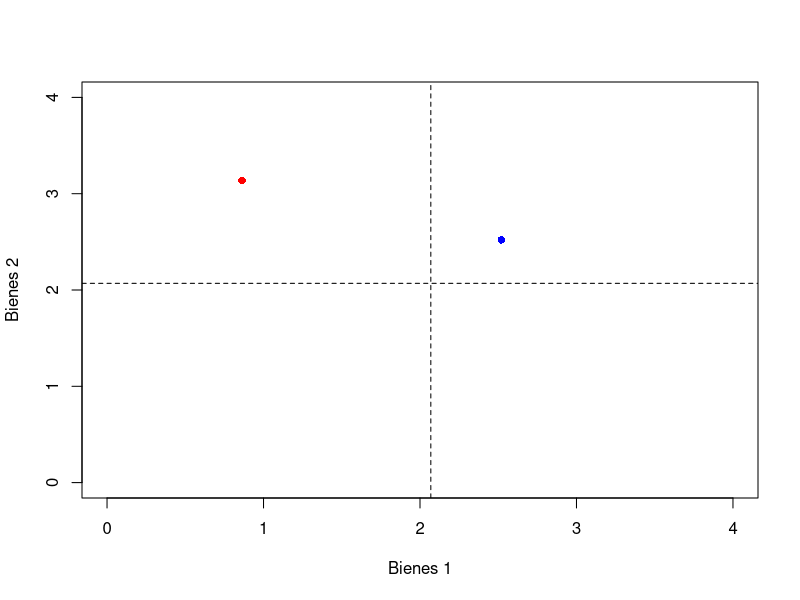
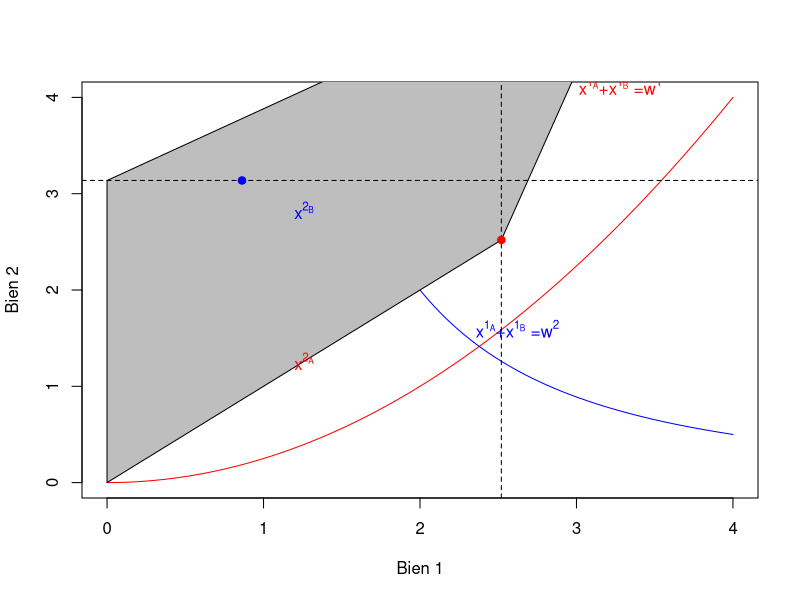

Write the R code that produced these figures, in order.
library(graphics)

# Definir la utilidad de cada agente
u_A <- function(x1, x2) {min(x1, x2)}
u_B <- function(x1, x2) {sqrt(x1) * sqrt(x2)}


# Definir las dotaciones iniciales
w_A <- c(3, 1)
w_B <- c(1, 3)

# Función de demanda marshalliana para el agente A
x1_A <- function(p1, p2, M) {(M/p1)^(2/3)}

# Función de demanda marshalliana para el agente B
x1_B <- function(p1, p2, M) {(M/p1)^(1/4) * (p2/p1)^(3/4)}

# Encontrar el precio relativo de equilibrio
p_eq <- (w_A[1]/w_A[2])^(3/5)

# Encontrar las demandas marshallianas en el equilibrio
M_A_eq <- sum(w_A*p_eq)
M_B_eq <- sum(w_B*p_eq)

x1_A_eq <- x1_A(p_eq, 1, M_A_eq)
x2_A_eq <- x2_A_eq <- min(x1_A_eq, M_A_eq - x1_A_eq)
x1_B_eq <- x1_B(p_eq, 1, M_B_eq)
x2_B_eq <- x2_B_eq <- (M_B_eq/p_eq) - x1_B_eq

# Graficar el equilibrio en una caja de Edgeworth
plot(x1_A_eq, x2_A_eq, xlim=c(0, 4), ylim=c(0, 4), xlab="Bienes 1", ylab="Bienes 2", type="p", pch=16, col="blue")
points(x1_B_eq, x2_B_eq, type="p", pch=16, col="red")
abline(v=sum(w_A)/p_eq, lty=2)
abline(h=sum(w_A)/p_eq, lty=2)

# Graficar las curvas de indiferencia de cada agente
curve((x/2)^2, from=0, to=4, col="red", xlab="Bien 1", ylab="Bien 2", ylim=c(0,4))
curve(2/(x/2)^2, from=0.1, to=4, col="blue", add=TRUE)

# Graficar la caja de Edgeworth
polygon(c(0,x1_A_eq,x1_A_eq+x1_B_eq,0), c(0,x2_A_eq,x2_A_eq+x2_B_eq,x2_B_eq), col="gray", border="black")
abline(v=x1_A_eq, col="black", lty=2)
abline(h=x2_B_eq, col="black", lty=2)
points(x1_A_eq, x2_A_eq, col="red", pch=19)
points(x1_B_eq, x2_B_eq, col="blue", pch=19)

# Agregar etiquetas
text(x1_A_eq+x1_B_eq/2, x2_A_eq+x2_B_eq/2, expression(paste(x^1[A], "+", x^1[B], " =", w^1)), col="red", pos=4)
text(x1_A_eq/2, x2_A_eq/2, expression(paste(x^2[A])), col="red")
text(x1_A_eq/2, (x2_A_eq+x2_B_eq)/2, expression(paste(x^2[B])), col="blue")
text(x1_A_eq+x1_B_eq/2, x2_B_eq/2, expression(paste(x^1[A], "+", x^1[B], " =", w^2)), col="blue", pos=2)

